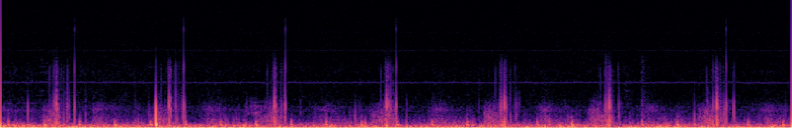
#> input picture 2023/Spectrogram/Prototype/mel_spec/8503185_Ch0_mel_spec.png, 1584 x 256 px (shown at 1/2 size); its folder holds 4 pictures in this run
$ jupyter execute --allow-errors Spec_to_Gray_LowPass.ipynb   (shell and % lines are left out)
#> lines starting #> are read from the running program, lines starting #| are printed output that depends on the picture
# ライブラリのインストール

[cell 1]
import os
import numpy as np

import matplotlib.pyplot as plt
import seaborn as sns
from PIL import Image
import librosa
import cv2

[cell 2]
wav_list = ["2023_proto_crack","2023_proto_normal","2023_sa_crack","2023_sa_non_wheez","2023_sa_normal","2023_sa_wheez"]

# 画像ファイルの確認

[cell 3]
stetho = "Prototype"#"Sound_Analyzer"
path = '../Spectrogram/'+stetho+'/mel_spec/'
csv_files = os.listdir(path)
csv_files = sorted(csv_files)
print(csv_files)

[cell 4]
# 音声ファイルのパスを指定します。
train_audio_path = '../Sound_Data/'+wav_list[0]+'/'
#> (the rest of this cell did not finish here and is left out)

# 生成する画像のファイル名の一部を定義
画像保存、読み取りの際に利用

[cell 5]
file = csv_files[3] #pngファイル名
#> (the rest of this cell did not finish here and is left out)

#> (a cell that did not finish here is left out)

#> (a cell that did not finish here is left out)

# スペクトログラムの確認

[cell 8]
im = np.array(Image.open(path+file))
#> im is the input picture: shape (256, 1584, 4); mean R, G, B, A 26.5, 9.6, 33.5, 255
plt.imshow(im)

## データの形状を確認

[cell 9]
print(im.shape)
#| (256, 1584, 4)

## グレースケール変換

[cell 10]
im_dif = cv2.imread(path+file)
im_gray = cv2.cvtColor(im_dif, cv2.COLOR_BGR2GRAY)
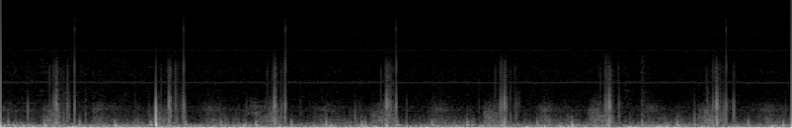
#> im_gray: shape (256, 1584) (shown at 1/2 size); min 0, max 246, mean 17.1
plt.imshow(im_gray)
print(im_gray.shape)
#| (256, 1584)
#> (the rest of this cell did not finish here and is left out)

## 呼吸特徴が存在する低周波抽出

[cell 11]
im_cut = im_gray[128:257,:]
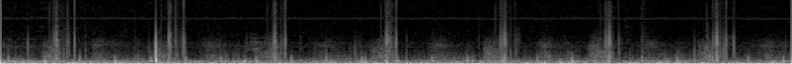
#> im_cut: shape (128, 1584) (shown at 1/2 size); min 0, max 246, mean 33
plt.imshow(im_cut)
print(im_cut.shape)
#| (128, 1584)
